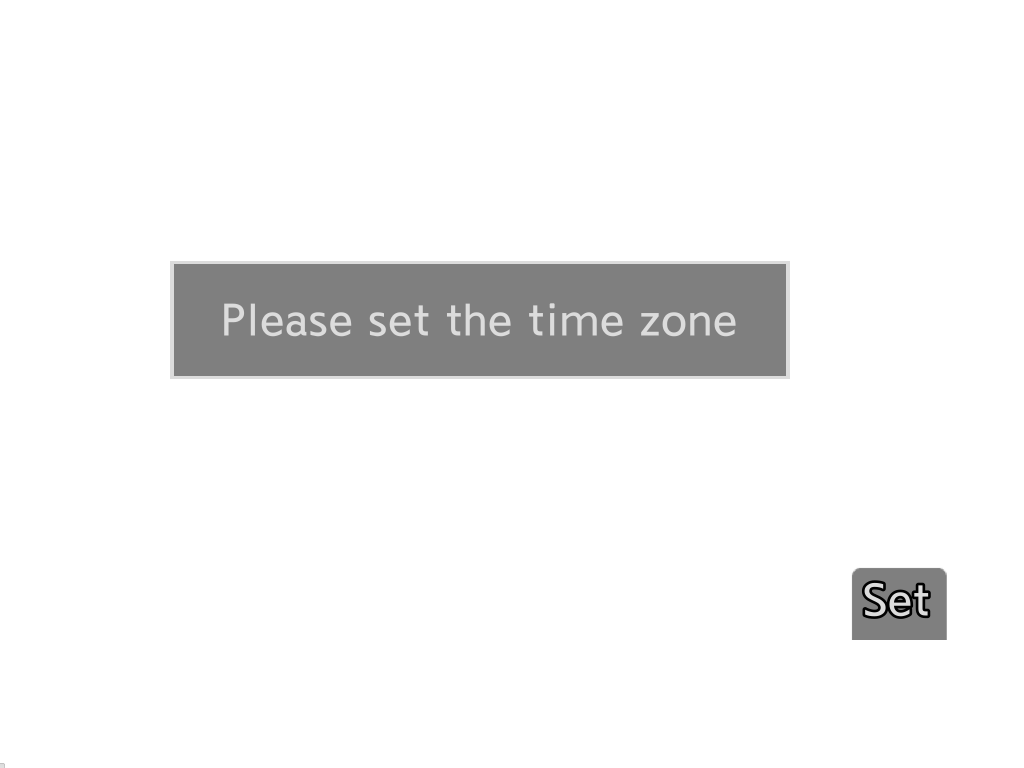
#> input picture display/trace-replay-shared-image/frame-0000.png, 1024 x 768 px
$ python -i capture.py   (imports and definitions only)
#> lines starting #> are read from the running program, lines starting #| are printed output that depends on the picture
#!/usr/bin/env python3
"""Synthetic NV16 frame -> actual experimental ARM hook in QEMU -> host JPEG.

This is an offline image pipeline, not a camera boot, shutter or hardware codec.
"""
import argparse
import hashlib
import json
from pathlib import Path
import random
import re
import struct
import sys
import time
import uuid

from PIL import Image, ImageChops, ImageDraw, ImageOps, ImageStat, __version__ as PIL_VERSION

ROOT = Path(__file__).resolve().parents[1]
sys.path.insert(0, str(ROOT))
from handoff.run_ui_qemu import (QemuArm, DUMP_BASE, MODULE, CALL, GETTER, MEMCPY,
    CAVE, DESCRIPTOR, STACK, SOURCE_DESCRIPTOR, Y, C, STRIDE, DUMP_SHA, PATCH_SHA,
    UI_SHA, stop_at)

WIDTH, HEIGHT = 6000, 4000


def sha(data):
    return hashlib.sha256(data).hexdigest()


# [18 lines left out: function scene, not called in this run]


def _flip_uv_sign(raw: bytes) -> bytes:
    """Convert between Pillow unsigned UV (0..255, neutral=128) and real DC-S5 signed int8_t UV (-128..+127, neutral=0)."""
    return bytes(b ^ 0x80 for b in raw)


def to_nv16(frame, signed_uv=True):
    y, cb, cr = frame.convert("YCbCr").split()
    yraw = y.tobytes()
    cbraw = cb.resize((WIDTH//2, HEIGHT), Image.Resampling.BOX).tobytes()
    crraw = cr.resize((WIDTH//2, HEIGHT), Image.Resampling.BOX).tobytes()
    if signed_uv:
        cbraw = _flip_uv_sign(cbraw)
        crraw = _flip_uv_sign(crraw)
    craw = bytearray(WIDTH*HEIGHT)
    craw[0::2], craw[1::2] = cbraw, crraw
    return tuple(b"".join(raw[row*WIDTH:(row+1)*WIDTH]+bytes([padding])*(STRIDE-WIDTH)
                          for row in range(HEIGHT))
                 for raw, padding in ((yraw, 0xa5), (craw, 0x5a)))


# [181 lines left out: functions from_nv16, run_hook, verify_pixels, main, not called in this run]


# [2 lines not run here, left out]

>>> from PIL import Image
>>> picture = Image.open('../display/trace-replay-shared-image/frame-0000.png')
#> picture is the input picture: PIL image 1024x768 RGBA; mean R, G, B, A 3.2, 3.2, 3.2, 14.8
>>> result = to_nv16(picture)
#> in to_nv16, `y, cb, cr = frame.convert("YCbCr").split()`:
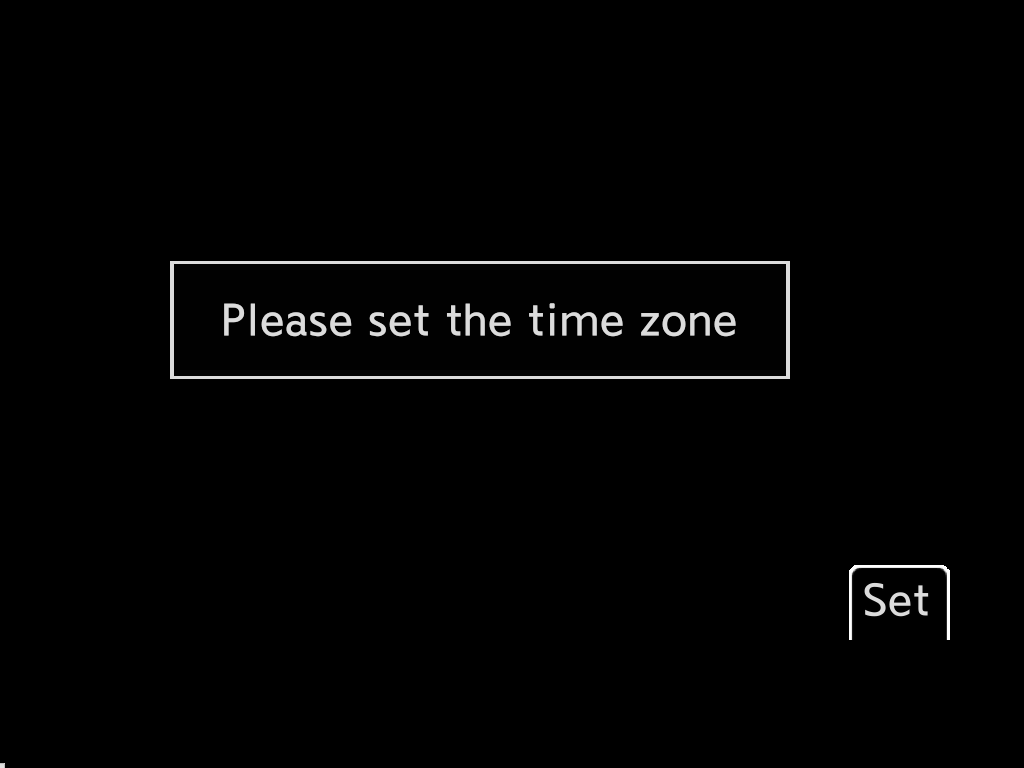
#> y: PIL image 1024x768 L; min 0, max 255, mean 3.2
#> in to_nv16, `y, cb, cr = frame.convert("YCbCr").split()`: cb: PIL image 1024x768 L; every value is 128
